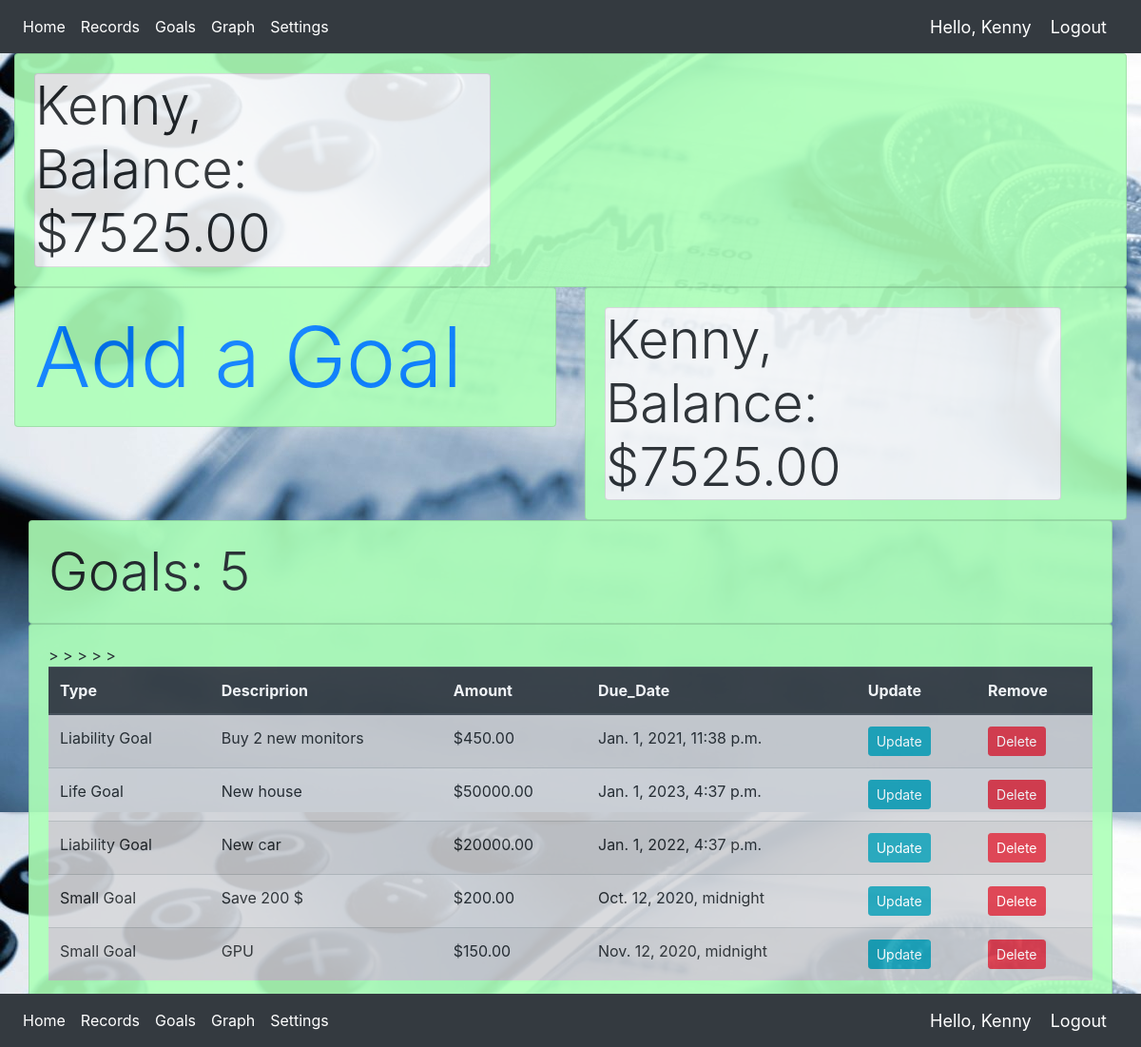
Screenshot of /goals/ with the database file from the repository.
### MGMT/models.py (models this page shows, shortened)
class moneyUser(models.Model):
    user = models.OneToOneField(User, null=True, blank=True, on_delete=models.CASCADE)
    name = models.CharField(max_length=200, null=True)
    worth = models.DecimalField(null=False, max_digits=7, decimal_places=2)
    email = models.EmailField(max_length=200, null=True)
    profile_pic = models.ImageField(default="default_money_user.png", null=True, blank=True)
    date_created = models.DateTimeField(auto_now_add=True, null=True)

class moneyGoals(models.Model):
    CATEGORY = (
                ('Small Goal', 'Small Goal'),
                ('Liability Goal', 'Liability Goal'),
                ('Life Goal', 'Life Goal'),
                ('Investment Goal', 'Investment Goal'),
                )
    user = models.ForeignKey(moneyUser, null=True, on_delete=models.SET_NULL)
    naming = models.CharField(max_length=200, null=False)
    category = models.CharField(max_length=200, null=False, choices=CATEGORY, default='Small Goal')
    amount = models.DecimalField(null=False, max_digits=10, decimal_places=2)
    date_created = models.DateTimeField(auto_now_add=True, null=True)
    due_date = models.DateTimeField(auto_now_add=False, null=True)
    calculated_date = models.DateTimeField(auto_now_add=True, null=True)

### MGMT/views.py (the view)
# urls.py: path('goals/', views.goalsPage, name="goals_page"),
def goalsPage(request):
    records = moneyRecord.objects.all()
    goals = moneyGoals.objects.all()
    total_records = records.count()
    total_goals = goals.count()
    user_name = moneyUser.objects.get(pk=1).name
    wallet = moneyUser.objects.get(pk=1).worth
    total_out = moneyRecord.objects.filter(category='Outcome').aggregate(Sum('amount'))
    total_amount_out = total_out['amount__sum']
    balance = wallet
    context = {'records': records, 'total_records':total_records, 'goals': goals, 'total_goals': total_goals,
        'user_name': user_name, 'balance': balance}
    return render(request, 'MGMT/goals_page.html', context)

### MGMT/templates/MGMT/goals_page.html
{% extends 'MGMT/main.html' %}
{% load static %}
{% block content %}
<div class="row">
    <div class="col-sm">
        <div class="card card-body special-card">
            <div class="display-2"><a href="{% url 'goal_form' %}">Add a Goal</a></div>
        </div>
    </div>
    <div class="col-sm">
        {% include 'MGMT/status.html' %}
    </div>
</div>
<div class="col-xl">
    <div class="card card-body special-card">
        <div class="display-4">Goals: {{total_goals}}</div>
    </div>
    <div class="card card-body special-card">
        <table class="table table-striped table-hover table-secondary">
            <thead class="thead-dark">
                <tr>
                    <th scope="col">Type</th>
                    <th scope="col">Descriprion</th>
                    <th scope="col">Amount</th>
                    <th scope="col">Due_Date</th>
                    <th scope="col">Update</th>
                    <th scope="col">Remove</th>
                </tr>
            </thead>
            {% for goal in goals %}
                <tr>
                    <td>{{goal.category}}</td>
                    <td>{{goal.naming}}</td>
                    <td>${{goal.amount}}</td>
                    <td>{{goal.due_date}}</td>
                    <td><a  class="btn btn-sm btn-info" href="{% url 'update_goal' goal.id %}">Update</a></td>
                    <td><a  class="btn btn-sm btn-danger" href="{% url 'delete_goal' goal.id %}">Delete</a></td>>
                </tr>
            {% endfor %}
        </table>
    </div>
</div>
{% endblock %}

### MGMT/templates/MGMT/main.html (shortened to what this page needs)
{% load static %}
<!DOCTYPE html>
<html>
<head>
    <link rel="stylesheet" href="https://stackpath.bootstrapcdn.com/bootstrap/4.3.1/css/bootstrap.min.css">
    <link rel="stylesheet" type="text/css" href="{% static '/css/main.css' %}">
</head>
<body>
    {% include 'MGMT/navbar.html' %}
    <div class="container-fluid">
        <div class="card card-body special-card">
            <div class="row">
                <div class="col-xl">
                    <div class="card bg-light"  style="max-width: 30rem;">
                        <div class="display-4">{{user_name}},</div>
                        <div class="display-4">Balance: ${{balance|floatformat:2}}</div>
                    </div>
                </div>
            </div>
        </div>
        {% block content %}
        {% endblock %}
    </div>
    <footer class="fixed-bottom">{% include 'MGMT/navbar.html' %}</footer>
</body>
</html>

### MGMT/templates/MGMT/navbar.html (shortened to what this page needs)
{% load static %}
<nav class="navbar navbar-expand-lg navbar-dark bg-dark">
    <div class="collapse navbar-collapse" id="navbarNav">
        <ul class="navbar-nav">
            <li class="nav-item active">
                <a class="nav-link" href="{% url 'home' %}">Home</a>
            </li>
            <li class="nav-item active">
                <a class="nav-link" href="{% url 'record_page' %}">Records</a>
            </li>
            <li class="nav-item active">
                <a class="nav-link" href="{% url 'goals_page' %}">Goals</a>
            </li>
            <li class="nav-item active">
                <a class="nav-link" href="{% url 'graphs' %}">Graph</a>
            </li>
            <li class="nav-item active">
                <a class="nav-link" href="{% url 'settings' %}">Settings</a>
            </li>
        </ul>
    </div>
    <span class="hello-msg">Hello, {{user_name}}</span>
    <span><a class="hello-msg" href="">Logout</a></span>
</nav>

### MGMT/templates/MGMT/status.html
{% load static %}
<div class="card card-body special-card">
    <div class="row">
        <div class="col-xl">
            <div class="card bg-light"  style="max-width: 30rem;">
                <div class="display-4">{{user_name}},</div>
                <div class="display-4">Balance: ${{balance|floatformat:2}}</div>
            </div>
        </div>
    </div>
</div>

### static/css/main.css (style rules this page uses)
body { background-image: url('D:\\programs\\010 Programming learning\\Money_MGMT\\static\\images\\Business-Finance-1.jpg'); }
.special-card { background-color: rgba(245, 245, 245, 1); opacity: .8; }

### MGMT/templates/MGMT/main.html (style rules this page uses)
body { background: url("/static/images/Business-Finance-1.jpg") fixed; }
.special-card { background-color: rgb(173, 255, 184); opacity: .9; }

### MGMT/templates/MGMT/navbar.html (style rules this page uses)
.hello-msg { font-size: 18px; color: white; margin-right: 20px; }

### rows the page displays
moneyUser: name "Kenny Kenny", name "Kenny", worth "7525.00"
moneyGoals: category "Liability Goal", naming "Buy 2 new monitors", amount "450.00", due_date "Jan. 1, 2021, 11:38 p.m."
moneyGoals: category "Life Goal", naming "New house", amount "50000.00", due_date "Jan. 1, 2023, 4:37 p.m."
moneyGoals: category "Liability Goal", naming "New car", amount "20000.00", due_date "Jan. 1, 2022, 4:37 p.m."
moneyGoals: category "Small Goal", naming "Save 200 $", amount "200.00", due_date "Oct. 12, 2020, midnight"
moneyGoals: category "Small Goal", naming "GPU", amount "150.00", due_date "Nov. 12, 2020, midnight"

### other values shown
{{ total_goals }} "5"
